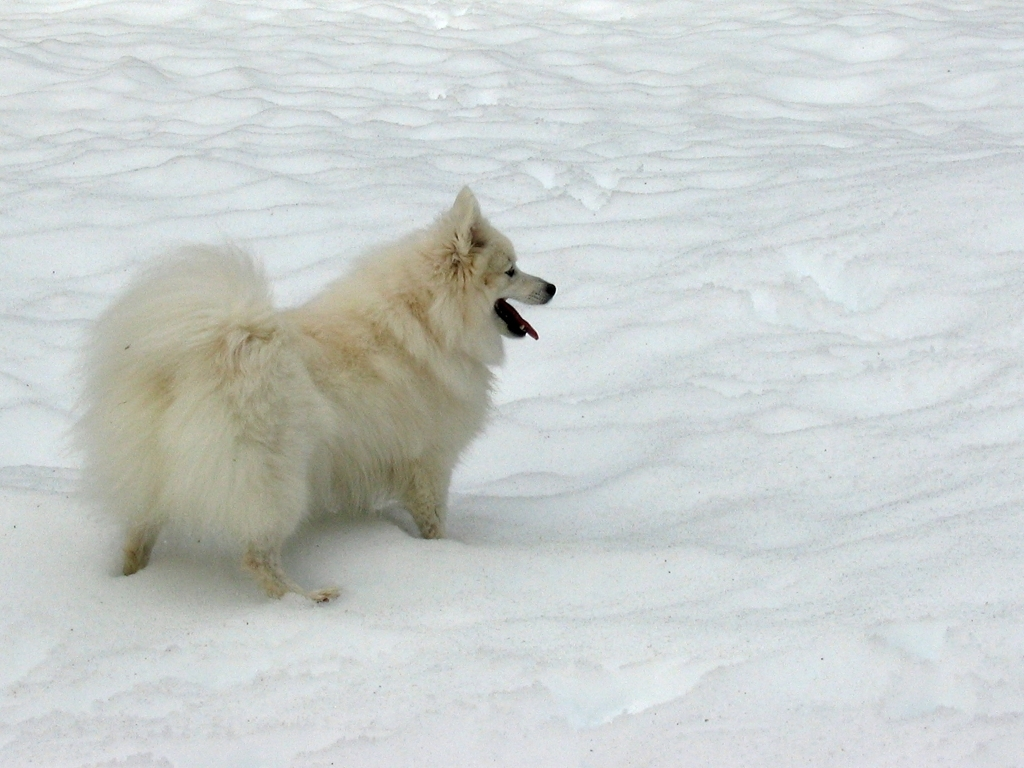
#> input picture sample_data/1024x768/test_images/5076506.jpg, 1024 x 768 px
$ jupyter execute '1 - Luminância.ipynb'
#> lines starting #> are read from the running program, lines starting #| are printed output that depends on the picture; long printed decimals are rounded
<h1>Extração de Luminosidade Média</h1>

Esse notebook tem como objetivo a extração da característica luminosidade média de uma imagem.
Para realizar a extração é usada uma transformação no espaço de cor de RGB para Lab, o que permite acessar diretamente os valores de luminância da imagem.

## Bibliotecas e Funções

[cell 1]
from matplotlib.pyplot import imshow
from PIL import Image
import numpy as np
from matplotlib import pyplot as plt
from skimage.color import rgb2lab, lab2rgb

## Código da função de extração
A extração consiste em transformar a imagem para o espaço Lab e cálcular a média do primeiro canal, o de luminância.

[cell 2]
def averageLum(imArray):
    imageLab = rgb2lab(imArray)
    LChannel = imageLab[:, :, 0]
    averageLum = np.average(LChannel)
    return (averageLum)

## Exemplos
A seguir temos exemplos de imagens que demonstram os passos percorridos pela função de extração e ilustram o espaço de cor Lab. As imagens utilizadas se encontram na pasta <b>sample_data<b>.

[cell 3]
image1 = Image.open('../../sample_data/1024x768/test_images/5076506.jpg')
#> image1 is the input picture: PIL image 1024x768 RGB; mean R, G, B 201.3, 206.4, 204.5
image2 = Image.open('../../sample_data/1024x768/test_images/145215893.jpg')
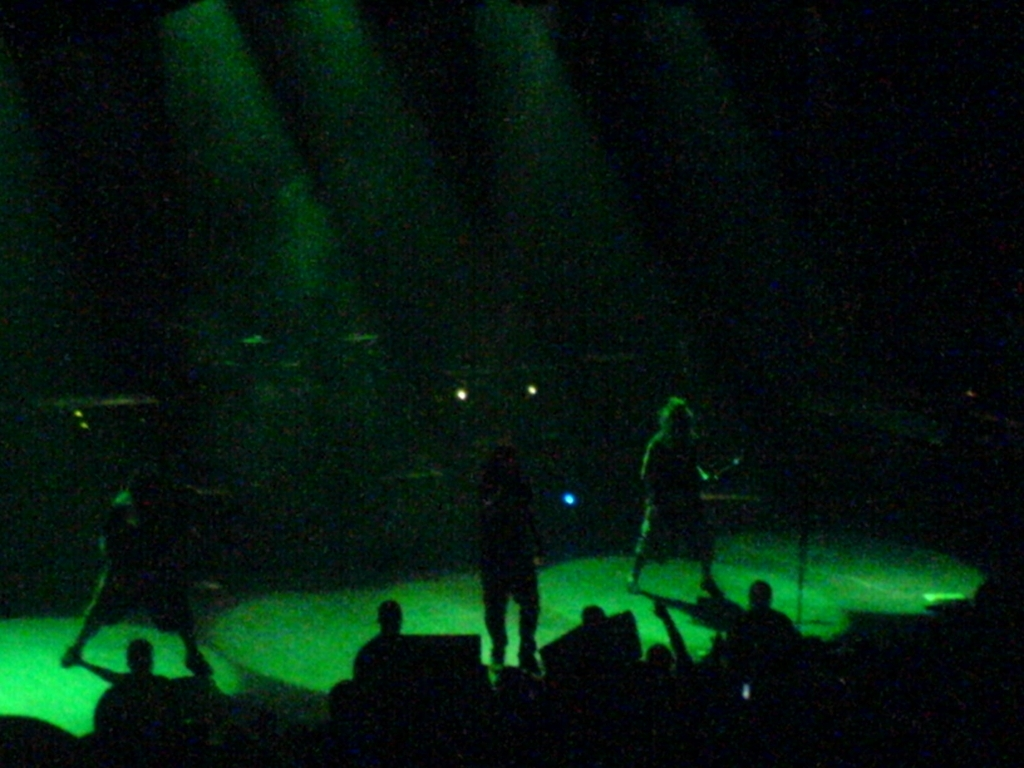
#> input picture sample_data/1024x768/test_images/145215893.jpg, 1024 x 768 px
#> image2 is the input picture: PIL image 1024x768 RGB; mean R, G, B 4.8, 24.1, 13.7
imArray1 = np.array(image1)
imArray2 = np.array(image2)

plt.figure(figsize=(10,5))
plt.subplot(121), plt.imshow(imArray1), plt.axis('off'), plt.title('Imagem 1', size=10)
plt.subplot(122), plt.imshow(imArray2), plt.axis('off'), plt.title('Imagem 2', size=10)
plt.show()

### Transformação RGB para Lab e separação dos canais:

[cell 4]
imageLab1 = rgb2lab(imArray1)
#> imageLab1: shape (768, 1024, 3) float64; mean of channels 0, 1, 2 82.3, -2, 0.5
lChannel1 = imageLab1[:,:,0]
aChannel1 = imageLab1[:,:,1]
bChannel1 = imageLab1[:,:,2]
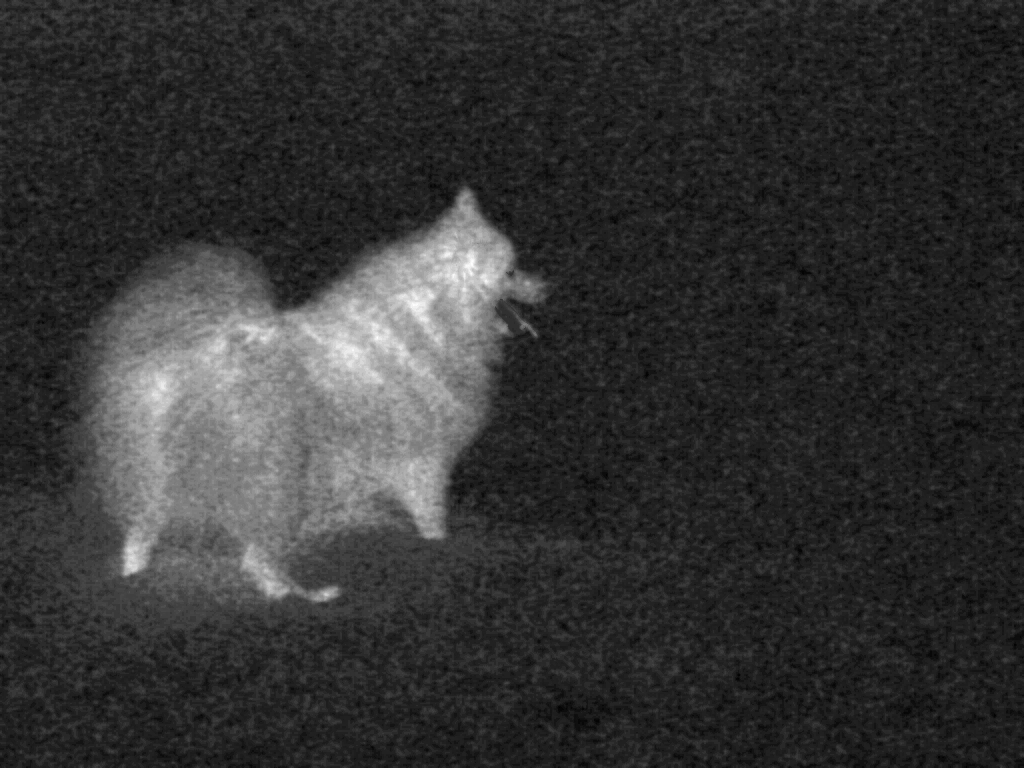
#> bChannel1: shape (768, 1024) float64; min -6.55, max 28.18, mean 0.5; drawn with min black and max white

imageLab2 = rgb2lab(imArray2)
#> imageLab2: shape (768, 1024, 3) float64; mean of channels 0, 1, 2 7.6, -7.8, 3.9
lChannel2 = imageLab2[:,:,0]
aChannel2 = imageLab2[:,:,1]
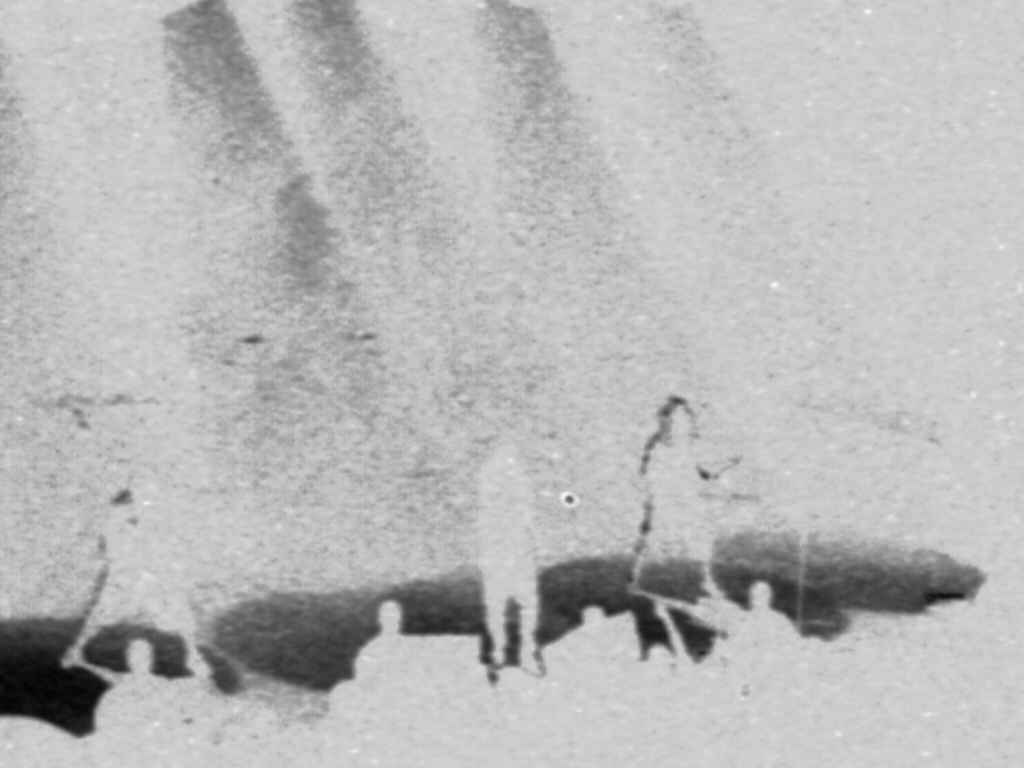
#> aChannel2: shape (768, 1024) float64; min -79.35, max 19.36, mean -7.76; drawn with min black and max white
bChannel2 = imageLab2[:,:,2]
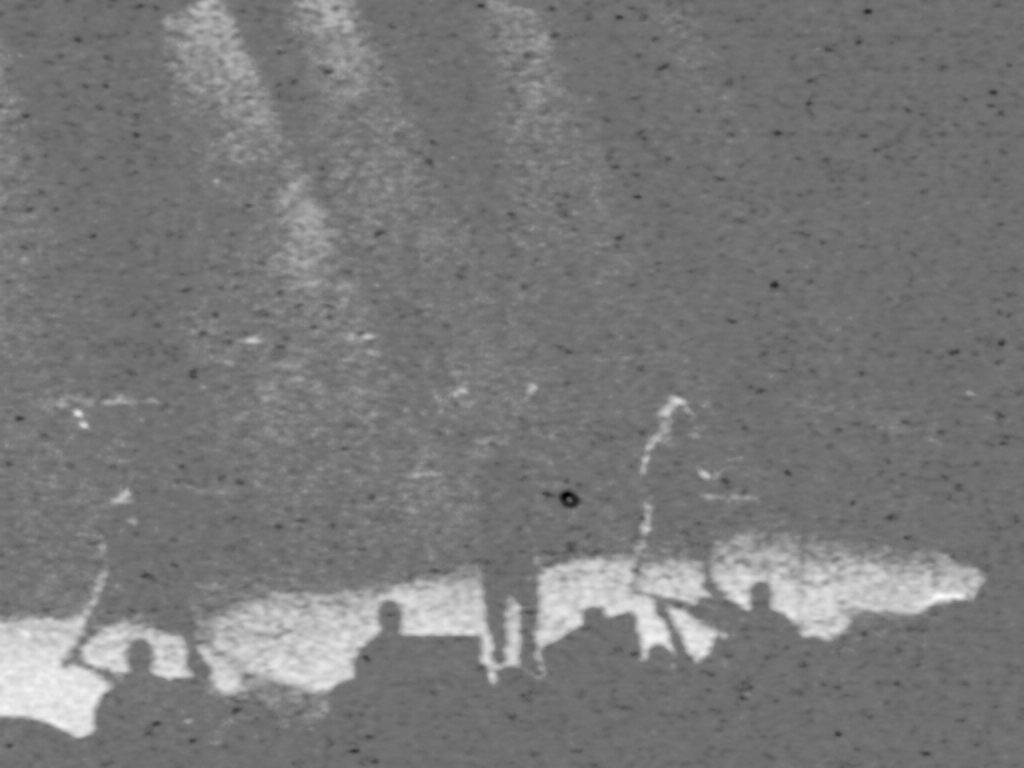
#> bChannel2: shape (768, 1024) float64; min -52.79, max 65.98, mean 3.9; drawn with min black and max white

## Canais de Cor no Espaço Lab
Abaixo são mostrados os 3 canais do espaço de cor Lab da imagem usada como exemplo. Note que os valores de máximo e mínimo para cada canal são diferentes dos do espaço RGB. Temos:
   - Luminância
       - min: 0 / max: 100
   - a
       - min: -127 / max: 127
   - b
       - min: -127 / max: 127

### Plot dos canais de luminância.

[cell 5]
plt.figure(figsize=(10,5))
plt.subplot(121), plt.imshow(lChannel1, cmap='gray', vmin=0, vmax=100), plt.axis('off'), plt.title('Imagem 1 - Luminâmcia', size=10)
plt.subplot(122), plt.imshow(lChannel2, cmap='gray', vmin=0, vmax=100), plt.title('Imagem 2 - Luminância', size=10)
plt.show()

### Plot dos canais a.

[cell 6]
plt.figure(figsize=(10,5))
plt.subplot(121), plt.imshow(aChannel1, cmap='gray', vmin=-127, vmax=127), plt.axis('off'), plt.title('Imagem 1 - Canal a', size=10)
plt.subplot(122), plt.imshow(aChannel2, cmap='gray', vmin=-127, vmax=127), plt.title('Imagem 2 - Canal a', size=10)
plt.show()

### Plot dos canais b.

[cell 7]
plt.figure(figsize=(10,5))
plt.subplot(121), plt.imshow(bChannel1, cmap='gray', vmin=-127, vmax=127), plt.axis('off'), plt.title('Imagem 1 - Canal b', size=10)
plt.subplot(122), plt.imshow(bChannel2, cmap='gray', vmin=-127, vmax=127), plt.title('Imagem 2 - Canal b', size=10)
plt.show()

## Features
Por último, temos as features extraídas das imagens:

[cell 8]
avLum1 = averageLum(imArray1)
#> in averageLum, `averageLum = np.average(LChannel)`: averageLum = 82.35
#> avLum1 = 82.35
avLum2 = averageLum(imArray2)
#> avLum2 = 7.56
print (f"Luminância média da imagem 1: {avLum1}" )
#| Luminância média da imagem 1: 82.348
print (f"Luminância média da imagem 2: {avLum2}" )
#| Luminância média da imagem 2: 7.559

[cell 9]
from matplotlib.pyplot import imread, hist, show
from skimage.color import rgb2gray

# Read the image file and convert it to a NumPy array
img = imread('../../sample_data/1024x768/test_images/indic-sharpness-1_orig.jpg')
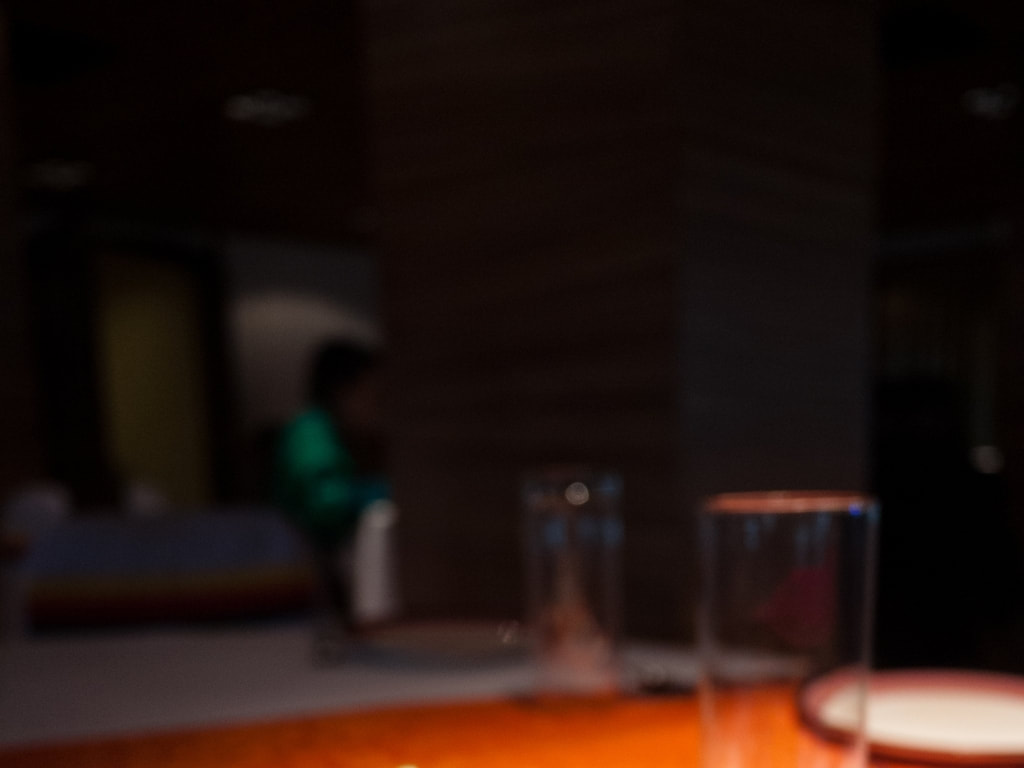
#> input picture sample_data/1024x768/test_images/indic-sharpness-1_orig.jpg, 1024 x 768 px
#> img is the input picture: shape (768, 1024, 3); mean R, G, B 35.4, 20.2, 15.3

# Convert the image to grayscale
gray_img = rgb2gray(img)

[cell 10]
# Plot the luminance histogram for the grayscale image
hist(gray_img.flatten(),bins=256, density=False, color='black', alpha=0.5)

# Show the plot
show()
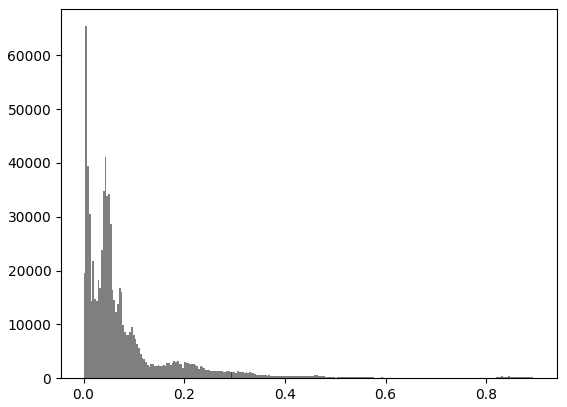
#> figure drawn by matplotlib, 1 panel; tallest bar 65383 high, from x = 0.0035 to 0.007
